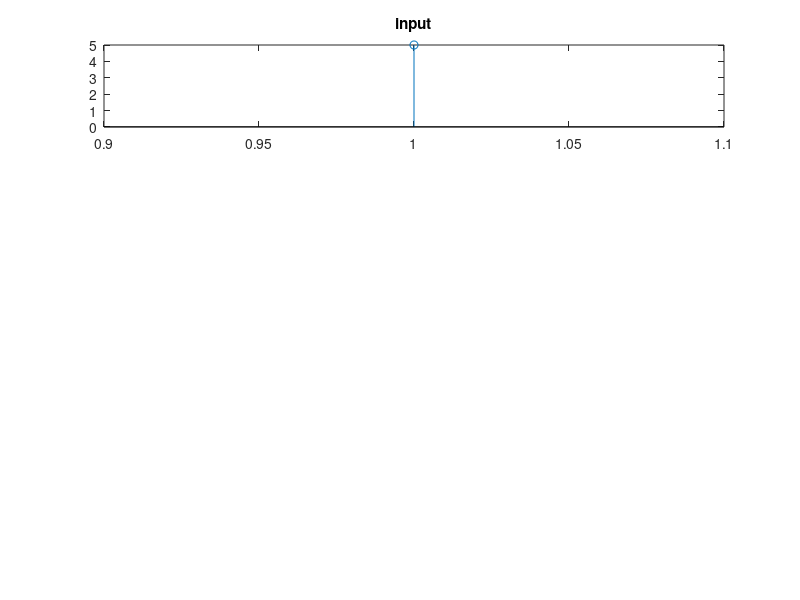

MATLAB code for this plot: (Note: this script raises an error after producing the figure.)
clc;
clear;
close all;
x=input('Enter first sequence:');
subplot(4,1,1);
stem(x);
title('input');

rxx=xcorr(x,x);
subplot(4,1,2);
stem(rxx);
title('build in function');

h=fliplr(x);
rxx=conv(x,h);
subplot(4,1,3);
stem(rxx);
title('convo');


lx=length(x);
lh=length(h);
for n=1:(lx+lh-1)
    rxx(n)=0;
    for k=1:lx
        if((n-k)>=0&(n-k)<lh)
            rxx(n)=rxx(n)+x(k).*h(n-k+1);
        end
    end
end
subplot(4,1,4);
stem(rxx);
title('using loop');

